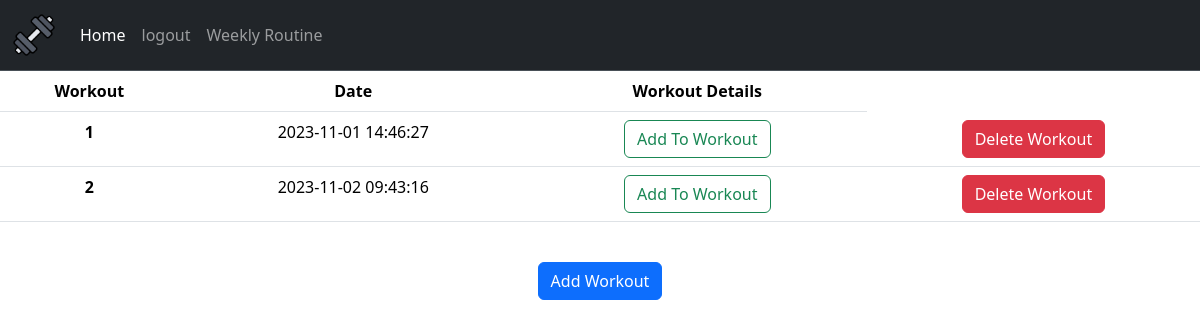
Page / (signed in) on the earlier database version.
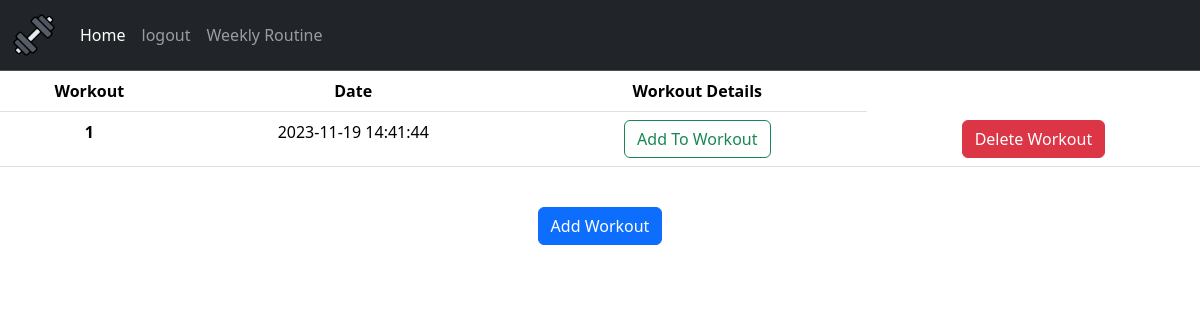
Same page on the later database version.
### webapp/tables.py (models this page shows)
class Workout(db.Model):
    id = db.Column(db.Integer, primary_key = True)
    date = db.Column(db.DateTime(timezone=True), default = func.now())
    user_id = db.Column(db.Integer, db.ForeignKey('user.id'))
    workout_number = db.Column(db.Integer, nullable=False, unique=False)

### webapp/routes.py (the view)
@routes.route("/", methods=["GET", "POST"])
@login_required
def index():
    if request.method == "POST":
        new_workout = Workout(user_id = current_user.id)
        db.session.add(new_workout)
        db.session.commit()
    workouts = db.session.query(Workout).filter_by(user_id = current_user.id).order_by(Workout.date).all()
    return render_template("index.html", workouts=workouts)

### webapp/templates/index.html (shortened to what this page needs)
{% extends "layout.html" %}
{% block main %}
<div class="containter-fluid fs-6">
    <table class="table text-sm-center">
        <thead>
            <tr>
                <th scope="col">Workout</th>
                <th scope="col">Date</th>
                <th scope="col">Workout Details</th>
            </tr>
        </thead>
        {% for workout in workouts %}
        <tr>
            <th scope="row">{{ workout.workout_number}}</th>
            <td>{{ workout.date }}</td>
            <td><a href="/workout/{{ workout.id }}" class="btn btn-outline-success">Add To Workout</a></td>
            <td><a href="/delete_w/{{ workout.id }}" class="btn btn-danger">Delete Workout</a></td>
        </tr>
        {% endfor %}
    </table>
    <br>
    <div class="container text-center">
        <form action="/" method="post">
            <button class="btn btn-primary" type="submit" >Add Workout</button>
        </form>
    </div>
</div>
{% endblock %}

### webapp/templates/layout.html (shortened to what this page needs)
<!DOCTYPE html>
<html>
  <head>
    <link
      href="https://cdn.jsdelivr.net/npm/bootstrap@5.3.2/dist/css/bootstrap.min.css"
      rel="stylesheet"
    />
    <link rel="stylesheet" href="{{ url_for('static', filename='styles.css') }}" />
  </head>
  <body>
    <nav
      class="navbar navbar navbar-expand-lg bg-dark border-bottom border-body"
      data-bs-theme="dark"
    >
      <div class="container-fluid">
        <a class="navbar-brand" href="/">
          <img src="{{ url_for('static', filename='icon.png') }}" wdith="50" height="44" alt="Workout Icon">
        </a>
        <div class="collapse navbar-collapse" id="navbarNavAltMarkup">
          <div class="navbar-nav">
            {% if current_user.is_authenticated %}
            <a
              class="nav-link active"
              aria-current="page"
              href="{{ url_for('routes.index') }}"
              >Home</a
            >
            <a class="nav-link" href="{{ url_for('auth.logout') }}">logout</a>
            <a class="nav-link" href="{{ url_for('routes.routine') }}">Weekly Routine</a>
            {% else %}
            <a class="nav-link" href="{{ url_for('auth.login') }}">Login</a>
            <a class="nav-link" href="{{ url_for('auth.register') }}"
              >Register</a
            >
            {% endif %}
          </div>
        </div>
      </div>
    </nav>
    <main>{% block main %}{% endblock %}</main>
  </body>
</html>

Differences in the rows shown:
removed Workout: workout_number "1", date "2023-11-01 14:46:27"
removed Workout: workout_number "2", date "2023-11-02 09:43:16"
added Workout: workout_number "1", date "2023-11-19 14:41:44"
